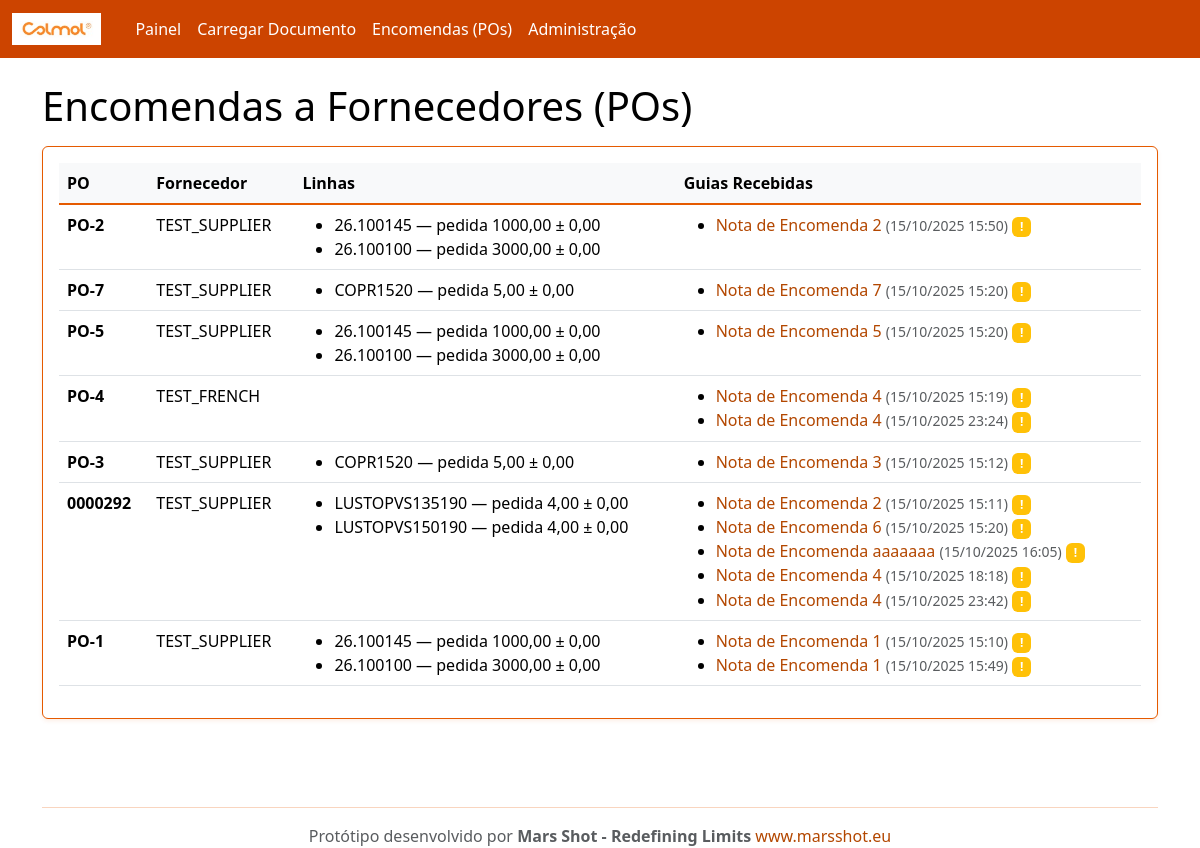
Page /po/ on the committed database.
### rececao/models.py (models this page shows, shortened)
class PurchaseOrder(models.Model):
    number = models.CharField(max_length=100, unique=True)
    supplier = models.ForeignKey(Supplier, on_delete=models.CASCADE, related_name='purchase_orders')
    created_at = models.DateTimeField(auto_now_add=True)

class Supplier(models.Model):
    name = models.CharField(max_length=200, unique=True)
    email = models.EmailField(blank=True, null=True)
    code = models.CharField(max_length=50, unique=True)

class POLine(models.Model):
    po = models.ForeignKey(PurchaseOrder, on_delete=models.CASCADE, related_name='lines')
    internal_sku = models.CharField(max_length=120)  # código interno Colmol
    description = models.CharField(max_length=255, blank=True)
    unit = models.CharField(max_length=20, default='UN')
    qty_ordered = models.DecimalField(max_digits=12, decimal_places=2)
    tolerance = models.DecimalField(max_digits=6, decimal_places=2, default=0)  # tolerância admitida
    class Meta:
        unique_together = ('po','internal_sku')

class InboundDocument(models.Model):
    DOC_TYPES = (
        ('GR','Guia de Remessa'),
        ('FT','Nota de Encomenda'),
    )
    supplier = models.ForeignKey(Supplier, on_delete=models.CASCADE, related_name='inbound_docs')
    doc_type = models.CharField(max_length=2, choices=DOC_TYPES, default='GR')
    number = models.CharField(max_length=120)
    file = models.FileField(upload_to='inbound/')
    received_at = models.DateTimeField(auto_now_add=True)
    parsed_payload = models.JSONField(default=dict, blank=True)  # resultado do OCR/extração
    po = models.ForeignKey(PurchaseOrder, on_delete=models.SET_NULL, null=True, blank=True, related_name='inbound_docs')

### rececao/views.py (the view)
# urls.py: path('po/', views.po_list, name='po_list'),
def po_list(request):
    pos = PurchaseOrder.objects.all().order_by('-id')
    return render(request, 'po_list.html', {'pos': pos})

### templates/po_list.html
{% extends "base.html" %}
{% block content %}
<h1>Encomendas a Fornecedores (POs)</h1>
<div class="card p-3 mt-3">
  <table class="table table-hover">
    <thead><tr><th>PO</th><th>Fornecedor</th><th>Linhas</th><th>Guias Recebidas</th></tr></thead>
    <tbody>
      {% for p in pos %}
      <tr>
        <td><strong>{{ p.number }}</strong></td>
        <td>{{ p.supplier.name }}</td>
        <td>
          <ul class="mb-0">
          {% for l in p.lines.all %}
            <li>{{ l.internal_sku }} — pedida {{ l.qty_ordered }} ± {{ l.tolerance }}</li>
          {% endfor %}
          </ul>
        </td>
        <td>
          {% with guias=p.inbound_docs.all %}
            {% if guias %}
              <ul class="mb-0">
              {% for guia in guias %}
                <li>
                  <a href="/inbound/{{ guia.id }}/" class="text-decoration-none">
                    {{ guia.get_doc_type_display }} {{ guia.number }}
                  </a>
                  <small class="text-muted">({{ guia.received_at|date:"d/m/Y H:i" }})</small>
                  {% if guia.match_result %}
                    {% if guia.match_result.status == 'matched' %}
                      <span class="badge bg-success">✓</span>
                    {% elif guia.match_result.status == 'exceptions' %}
                      <span class="badge bg-warning">!</span>
                    {% endif %}
                  {% endif %}
                </li>
              {% endfor %}
              </ul>
            {% else %}
              <small class="text-muted">Nenhuma guia recebida</small>
            {% endif %}
          {% endwith %}
        </td>
      </tr>
      {% empty %}
      <tr><td colspan="4">Sem POs. Use o admin para criar dados de exemplo.</td></tr>
      {% endfor %}
    </tbody>
  </table>
</div>
{% endblock %}

### rows in the picture
PurchaseOrder: number "PO-2", supplier.name "TEST_SUPPLIER"
POLine: internal_sku "26.100145", qty_ordered "1000,00", tolerance "0,00"
POLine: internal_sku "26.100100", qty_ordered "3000,00", tolerance "0,00"
InboundDocument: doc_type "Nota de Encomenda", number "2", received_at "15/10/2025 15:50"
PurchaseOrder: number "PO-7", supplier.name "TEST_SUPPLIER"
POLine: internal_sku "COPR1520", qty_ordered "5,00", tolerance "0,00"
InboundDocument: doc_type "Nota de Encomenda", number "7", received_at "15/10/2025 15:20"
PurchaseOrder: number "PO-5", supplier.name "TEST_SUPPLIER"
POLine: internal_sku "26.100145", qty_ordered "1000,00", tolerance "0,00"
POLine: internal_sku "26.100100", qty_ordered "3000,00", tolerance "0,00"
InboundDocument: doc_type "Nota de Encomenda", number "5", received_at "15/10/2025 15:20"
PurchaseOrder: number "PO-4", supplier.name "TEST_FRENCH"
InboundDocument: doc_type "Nota de Encomenda", number "4", received_at "15/10/2025 15:19"
InboundDocument: doc_type "Nota de Encomenda", number "4", received_at "15/10/2025 23:24"
PurchaseOrder: number "PO-3", supplier.name "TEST_SUPPLIER"
POLine: internal_sku "COPR1520", qty_ordered "5,00", tolerance "0,00"
InboundDocument: doc_type "Nota de Encomenda", number "3", received_at "15/10/2025 15:12"
PurchaseOrder: number "0000292", supplier.name "TEST_SUPPLIER"
POLine: internal_sku "LUSTOPVS135190", qty_ordered "4,00", tolerance "0,00"
POLine: internal_sku "LUSTOPVS150190", qty_ordered "4,00", tolerance "0,00"
InboundDocument: doc_type "Nota de Encomenda", number "2", received_at "15/10/2025 15:11"
InboundDocument: doc_type "Nota de Encomenda", number "6", received_at "15/10/2025 15:20"
InboundDocument: doc_type "Nota de Encomenda", number "aaaaaaa", received_at "15/10/2025 16:05"
InboundDocument: doc_type "Nota de Encomenda", number "4", received_at "15/10/2025 18:18"
InboundDocument: doc_type "Nota de Encomenda", number "4", received_at "15/10/2025 23:42"
PurchaseOrder: number "PO-1", supplier.name "TEST_SUPPLIER"
POLine: internal_sku "26.100145", qty_ordered "1000,00", tolerance "0,00"
POLine: internal_sku "26.100100", qty_ordered "3000,00", tolerance "0,00"
InboundDocument: doc_type "Nota de Encomenda", number "1", received_at "15/10/2025 15:10"
InboundDocument: doc_type "Nota de Encomenda", number "1", received_at "15/10/2025 15:49"
